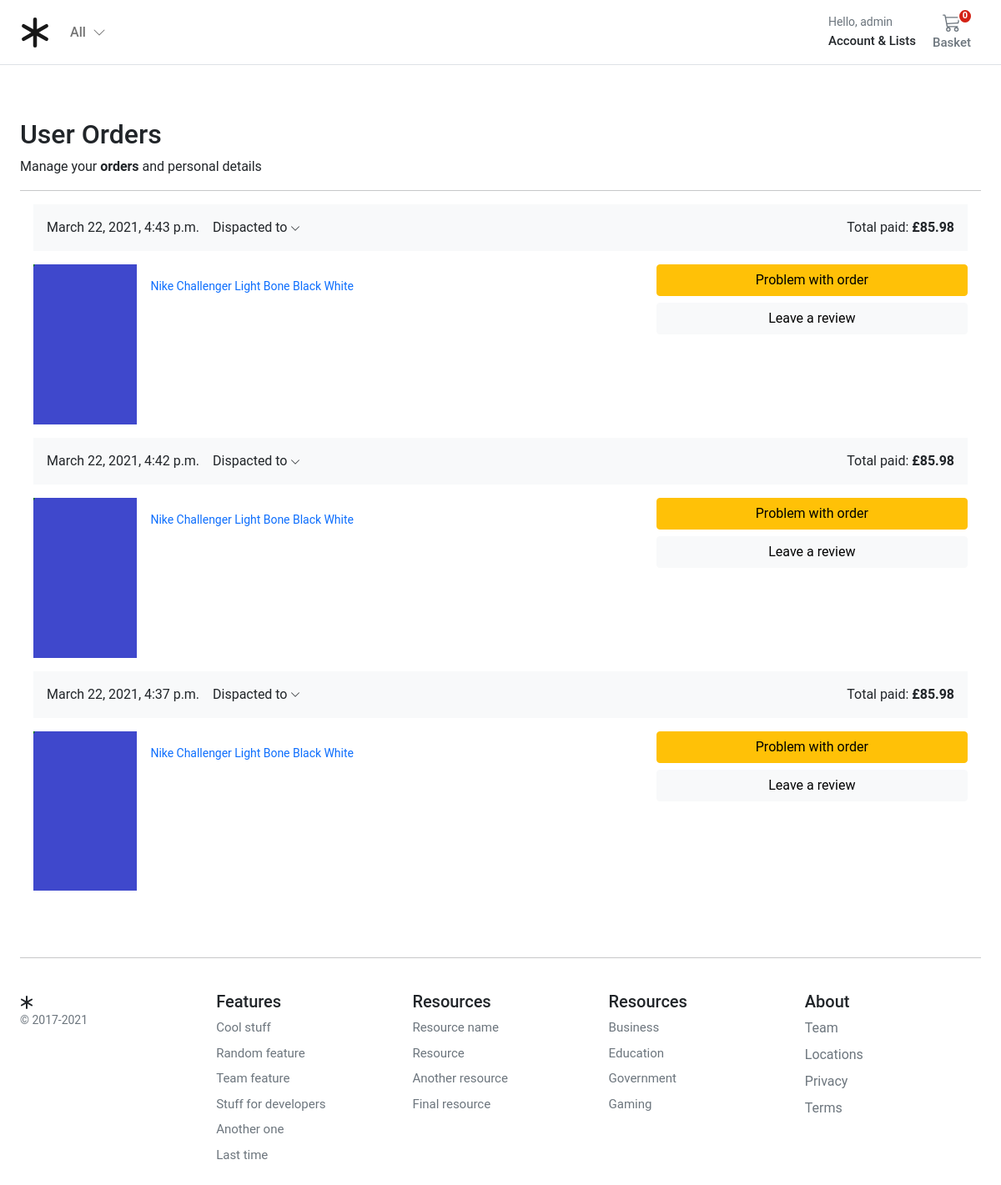
The app's page /account/user_orders/ (signed in) with its own data.
### account/models.py (models this page shows, shortened)
class Customer(AbstractBaseUser, PermissionsMixin):
    email = models.EmailField(_('email address'), unique=True)
    name = models.CharField(max_length=150)
    mobile = models.CharField(max_length=20, blank=True)
    is_active = models.BooleanField(default=False)
    is_staff = models.BooleanField(default=False)
    created = models.DateTimeField(auto_now_add=True)
    updated = models.DateTimeField(auto_now=True)
    objects = CustomAccountManager()
    USERNAME_FIELD = 'email'
    REQUIRED_FIELDS = ['name']
    class Meta:
        verbose_name = "Accounts"
        verbose_name_plural = "Accounts"

### orders/models.py (models this page shows, shortened)
class Order(models.Model):
    user = models.ForeignKey(settings.AUTH_USER_MODEL, on_delete=models.CASCADE, related_name="order_user")
    full_name = models.CharField(max_length=50)
    email = models.EmailField(max_length=254, blank=True)
    address1 = models.CharField(max_length=250)
    address2 = models.CharField(max_length=250)
    city = models.CharField(max_length=100)
    phone = models.CharField(max_length=100)
    postal_code = models.CharField(max_length=20)
    country_code = models.CharField(max_length=4, blank=True)
    created = models.DateTimeField(auto_now_add=True)
    updated = models.DateTimeField(auto_now=True)
    total_paid = models.DecimalField(max_digits=5, decimal_places=2)
    order_key = models.CharField(max_length=200)
    payment_option = models.CharField(max_length=200, blank=True)
    billing_status = models.BooleanField(default=False)
    class Meta:
        ordering = ("-created",)

class OrderItem(models.Model):
    order = models.ForeignKey(Order, related_name="items", on_delete=models.CASCADE)
    product = models.ForeignKey(Product, related_name="order_items", on_delete=models.CASCADE)
    price = models.DecimalField(max_digits=5, decimal_places=2)
    quantity = models.PositiveIntegerField(default=1)

### store/models.py (models this page shows)
class ProductImage(models.Model):
    product = models.ForeignKey(Product, on_delete=models.CASCADE, related_name="product_image")
    image = models.ImageField(
        verbose_name=_("image"),
        help_text=_("Upload a product image"),
        upload_to="images/",
        default="images/default.png",
    )
    alt_text = models.CharField(
        verbose_name=_("Alturnative text"),
        help_text=_("Please add alturnative text"),
        max_length=255,
        null=True,
        blank=True,
    )
    is_feature = models.BooleanField(default=False)
    created_at = models.DateTimeField(auto_now_add=True, editable=False)
    updated_at = models.DateTimeField(auto_now=True)
    class Meta:
        verbose_name = _("Product Image")
        verbose_name_plural = _("Product Images")

class Product(models.Model):
    product_type = models.ForeignKey(ProductType, on_delete=models.RESTRICT)
    category = models.ForeignKey(Category, on_delete=models.RESTRICT)
    title = models.CharField(
        verbose_name=_("title"),
        help_text=_("Required"),
        max_length=255,
    )
    description = models.TextField(verbose_name=_("description"), help_text=_("Not Required"), blank=True)
    slug = models.SlugField(max_length=255)
    regular_price = models.DecimalField(
        verbose_name=_("Regular price"),
        help_text=_("Maximum 999.99"),
        error_messages={
            "name": {
                "max_length": _("The price must be between 0 and 999.99."),
            },
        },
        max_digits=5,
        decimal_places=2,
    )
    discount_price = models.DecimalField(
        verbose_name=_("Discount price"),
        help_text=_("Maximum 999.99"),
        error_messages={
            "name": {
                "max_length": _("The price must be between 0 and 999.99."),
            },
        },
        max_digits=5,
        decimal_places=2,
    )
    is_active = models.BooleanField(
        verbose_name=_("Product visibility"),
        help_text=_("Change product visibility"),
        default=True,
    )
    created_at = models.DateTimeField(_("Created at"), auto_now_add=True, editable=False)
    updated_at = models.DateTimeField(_("Updated at"), auto_now=True)
    users_wishlist = models.ManyToManyField(settings.AUTH_USER_MODEL, related_name="user_wishlist", blank=True)
    class Meta:
        ordering = ("-created_at",)
        verbose_name = _("Product")
        verbose_name_plural = _("Products")
    def get_absolute_url(self):
        return reverse("store:product_detail", args=[self.slug])
    def __str__(self):
        return self.title

### account/views.py (the view)
# urls.py: path("user_orders/", views.user_orders, name="user_orders"),
@login_required
def user_orders(request):
    user_id = request.user.id
    orders = Order.objects.filter(user_id=user_id).filter(billing_status=True)
    return render(request, "account/dashboard/user_orders.html", {"orders": orders})

### basket/basket.py (called while the page is built)
    def __len__(self):
        return sum(item["qty"] for item in self.basket.values())

### basket/context_processors.py (called while the page is built)
def basket(request):
    return {'basket': Basket(request)}

### store/context_processors.py (called while the page is built)
def categories(request):
    return {"categories": Category.objects.filter(level=0)}

### store/models.py (called while the page is built)
    def get_absolute_url(self):
        return reverse("store:category_list", args=[self.slug])

### templates/account/dashboard/user_orders.html (shortened to what this page needs)
{% extends "../sub_base.html" %}
{% block sub_content %}
<div class="col-12">
  <h1 class="h2">User Orders</h1>
</div>
<div class="col-12 d-flex justify-content-between">
  <div>Manage your <b>orders</b> and personal details</div>
</div>
<hr />
 <div class="container">
    {% for order in orders %}
    <div class="row g-3">
      <div class="col-12 bg-light p-3 d-flex justify-content-between">
        <div class="d-flex d-flex-inline">
          <div class="pe-3">{{ order.created }}</div>
          <div class="dropdown">
          <a class="text-reset text-decoration-none dropdown-toggle" href="#" role="link" id="dropdownLink" data-bs-toggle="dropdown" aria-expanded="false">
          Dispacted to
          <svg xmlns="http://www.w3.org/2000/svg" width="12" height="12" fill="currentColor" class="bi bi-chevron-down" viewBox="0 0 16 16">
            <path fill-rule="evenodd" d="M1.646 4.646a.5.5 0 0 1 .708 0L8 10.293l5.646-5.647a.5.5 0 0 1 .708.708l-6 6a.5.5 0 0 1-.708 0l-6-6a.5.5 0 0 1 0-.708z"/>
          </svg>
          </a>
          </div>
        </div>
        <div class="text-end">
          Total paid: <span class="fw-bold">£{{ order.total_paid }}</span>
        </div>
      </div>
      <div class="col-md-5 col-lg-4 order-md-last p-0 order-3">
        <div class="d-grid gap-2 ">
          <button class="btn btn-warning" type="button">Problem with order</button>
          <button class="btn btn-light" type="button">Leave a review</button>
        </div>
      </div>
      <div class="col-md-7 col-lg-8 p-0">
        {% for item in order.items.all %}
        <div class="card mb-3 border-0">
          <div class="row g-0">
            <div class="col-md-2 d-none d-md-block">
            {% for image in item.product.product_image.all %}
            {% if image.is_feature %}
            <img class="img-fluid" alt="Responsive image" src="{{ image.image.url }}" alt="{{ image.image.alt_text }}">
            {% endif %}
            {% endfor %}
            </div>
            <div class="col-md-10">
              <div class="card-body p-3">
                <a class="text-decoration-none" href="{{ item.product.get_absolute_url }}">
                  <p class="card-text small">{{item.product|title}}</p>
                </a>
              </div>
            </div>
          </div>
        </div>
        {% endfor %}
      </div>
    </div>
    {% endfor %}
  </div>
{% endblock %}

### templates/account/sub_base.html
{% extends "../base.html" %}
{% load static %}
{% block stylesheet %}{% static 'account/css/account.css' %}{% endblock %}
{% block content %}
<div class="container">
  <div class="login d-flex align-items-center">
    <div class="col-12 col-md-12 col-lg-12 mx-auto">
      {% block sub_content %}{% endblock %}
    </div>
  </div>
</div>
{% endblock %}

### templates/base.html (shortened to what this page needs)
{% load static %}
<!DOCTYPE html>
<html>
<head>
  <link href="https://cdn.jsdelivr.net/npm/bootstrap@5.0.0-beta1/dist/css/bootstrap.min.css" rel="stylesheet"
>
  <link rel="stylesheet" href="{% static 'core/css/base.css' %}">
  <link rel="stylesheet" href="{% block stylesheet %}{% endblock %}">
</head>
<body>
  <header class="pb-3">
    <nav class="navbar navbar-expand-md navbar-light bg-white border-bottom">
      <div class="container-fluid px-md-4">
        <div class="d-flex w-100 navbar-collapse">
          <a class="navbar-brand d-flex-inline" href="/">
          </a>
          <ul class="navbar-nav me-auto mb-2 mb-md-0">
            <li class="nav-item dropdown">
              <a class="nav-link dropdown-toggle d-none d-md-block fw500" href="#" id="navbarDropdown" role="button"
                data-bs-toggle="dropdown" aria-expanded="false">
                All
                <i class="ps-1"><svg xmlns="http://www.w3.org/2000/svg" width="16" height="16" fill="currentColor"
                    class="bi bi-chevron-down" viewBox="0 0 16 16">
                    <path fill-rule="evenodd"
                      d="M1.646 4.646a.5.5 0 0 1 .708 0L8 10.293l5.646-5.647a.5.5 0 0 1 .708.708l-6 6a.5.5 0 0 1-.708 0l-6-6a.5.5 0 0 1 0-.708z" />
                  </svg></i>
              </a>
            </li>
          </ul>
          <div>
            <div class="collapse navbar-collapse" id="navbarSupportedContent2">
              <ul class="navbar-nav me-auto mb-2 mb-lg-0">
                <li class="nav-item dropdown">
                  <a class="nav-link dropdown-toggle text-reset" href="#" id="navbarDropdown" role="button"
                    data-bs-toggle="dropdown" aria-expanded="false">
                    <div class="small text-muted">Hello,
                      {% if user.is_authenticated %}
                        {{ request.user.name }}
                      {% else %}
                      Login
                      {% endif %}
                    </div>
                    <span class="fs15 fw500">Account &amp; Lists
                    </span>
                  </a>
                </li>
              </ul>
            </div>
          </div>
          <a type="button" role="button" href="{% url "basket:basket_summary" %}"
            class="btn btn-outline-secondary border-0 basket-btn">
            {% with total_qty=basket|length %}
            <div id="basket-qty" class="basket-qty">
              {% if total_qty > 0 %}
              {{ total_qty }}
              {% else %}
              0
              {% endif %}
            </div>
            {% endwith %}
            <div>
            </div>
            <span class="fs15 fw500">Basket</span>
          </a>
        </div>
      </div>
    </nav>
  </header>
  <main class="pt-5">
    <div id="content">{% block content %} {% endblock %}</div>
  </main>
  <footer class="container py-5 footer">
    <hr>
    <div class="row pt-4">
      <div class="col-12 col-md">
        <small class="d-block mb-3 text-muted">&copy; 2017-2021</small>
      </div>
      <div class="col-6 col-md fs15">
        <h5>Features</h5>
        <ul class="list-unstyled">
          <li><a class="link-secondary text-decoration-none" href="#">Cool stuff</a></li>
          <li><a class="link-secondary text-decoration-none" href="#">Random feature</a></li>
          <li><a class="link-secondary text-decoration-none" href="#">Team feature</a></li>
          <li><a class="link-secondary text-decoration-none" href="#">Stuff for developers</a></li>
          <li><a class="link-secondary text-decoration-none" href="#">Another one</a></li>
          <li><a class="link-secondary text-decoration-none" href="#">Last time</a></li>
        </ul>
      </div>
      <div class="col-6 col-md fs15">
        <h5>Resources</h5>
        <ul class="list-unstyled">
          <li><a class="link-secondary text-decoration-none" href="#">Resource name</a></li>
          <li><a class="link-secondary text-decoration-none" href="#">Resource</a></li>
          <li><a class="link-secondary text-decoration-none" href="#">Another resource</a></li>
          <li><a class="link-secondary text-decoration-none" href="#">Final resource</a></li>
        </ul>
      </div>
      <div class="col-6 col-md fs15">
        <h5>Resources</h5>
        <ul class="list-unstyled">
          <li><a class="link-secondary text-decoration-none" href="#">Business</a></li>
          <li><a class="link-secondary text-decoration-none" href="#">Education</a></li>
          <li><a class="link-secondary text-decoration-none" href="#">Government</a></li>
          <li><a class="link-secondary text-decoration-none" href="#">Gaming</a></li>
        </ul>
      </div>
      <div class="col-6 col-md">
        <h5>About</h5>
        <ul class="list-unstyled">
          <li><a class="link-secondary text-decoration-none" href="#">Team</a></li>
          <li><a class="link-secondary text-decoration-none" href="#">Locations</a></li>
          <li><a class="link-secondary text-decoration-none" href="#">Privacy</a></li>
          <li><a class="link-secondary text-decoration-none" href="#">Terms</a></li>
        </ul>
      </div>
    </div>
  </footer>
</body>
</html>

### static/core/css/base.css (style rules this page uses)
@media (min-width: 1000px) { .container { max-width: 1000px; } }
@media (max-width: 1200px) { .container { max-width: 100%; padding:0 24px; } }
.dropdown-toggle::after { display: none; }
html, body, p, div { letter-spacing: -0.02px; font-family: 'Roboto', sans-serif; }
.fs15 { font-size: 0.9375rem; }
.fw500 { font-weight: 500; }
.basket-qty { color: #fff; background: #d42114; border: 2px solid #fff; border-radius: 50%; text-align: center; font-size: 11px; height: 15px; width: 14px; position: absolute; box-sizing: content-box; font-weight: 600; display: flex; justify-content: center; align-items: center; top: 1px; right: 10px; }
.basket-btn { position: relative; }
.footer > div > div > ul > li { padding-bottom:8px; }

### records on screen
Customer: user.name "admin"
Order: created "March 22, 2021, 4:43 p.m.", total_paid "85.98"
OrderItem: product "Nike Challenger Light Bone Black White"
ProductImage: image (placeholder picture)
Order: created "March 22, 2021, 4:42 p.m.", total_paid "85.98"
OrderItem: product "Nike Challenger Light Bone Black White"
Order: created "March 22, 2021, 4:37 p.m.", total_paid "85.98"
OrderItem: product "Nike Challenger Light Bone Black White"
